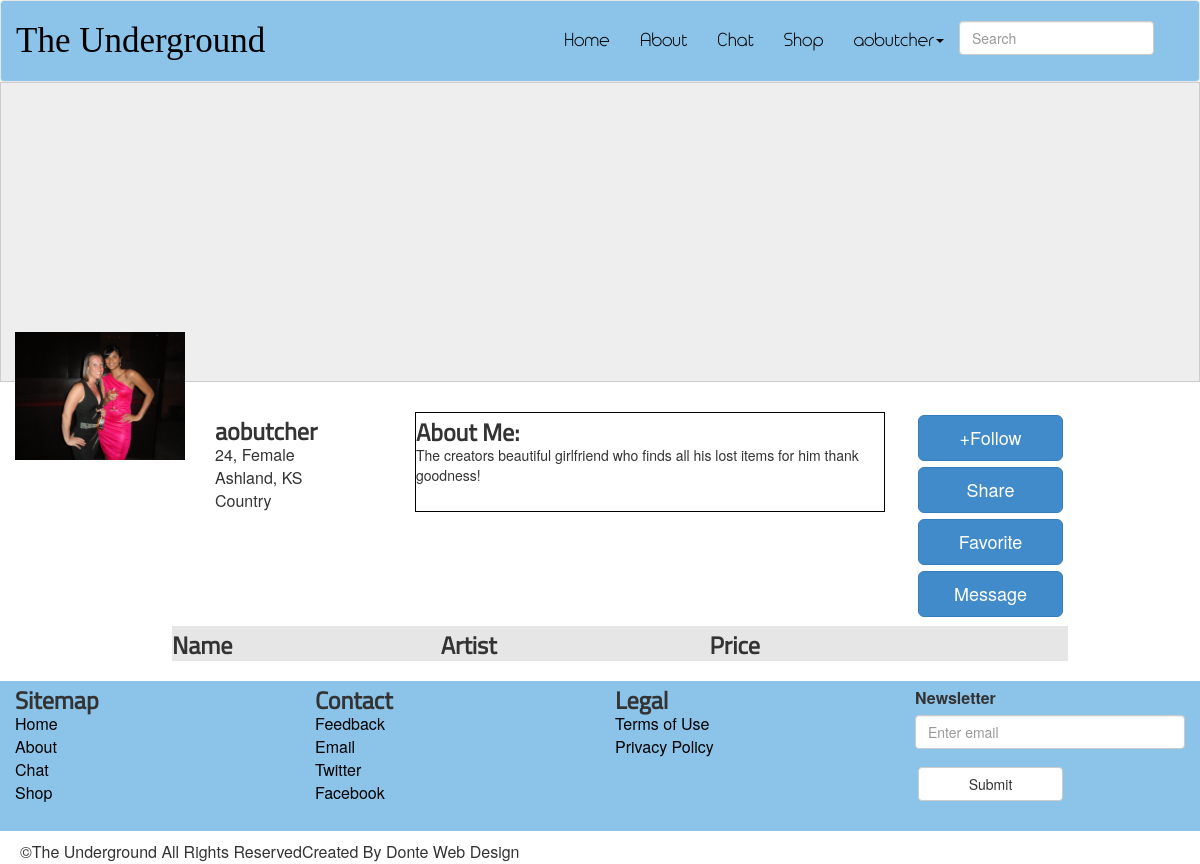
Page /shop.php (signed in) on the committed database.
### tables this page shows
CREATE TABLE `Users` (
  `userid` int(11) NOT NULL AUTO_INCREMENT,
  `username` varchar(15) NOT NULL,
  `password` varchar(20) NOT NULL,
  `email` varchar(30) NOT NULL,
  `realname` varchar(60) DEFAULT NULL,
  `age` int(3) DEFAULT NULL,
  `sex` varchar(8) DEFAULT NULL,
  `location` varchar(80) DEFAULT NULL,
  `genre` varchar(20) DEFAULT NULL,
  `profileimg` varchar(130) DEFAULT 'images/user.png',
  `signupdate` date DEFAULT NULL,
  `lastonline` date DEFAULT NULL,
  `aboutme` varchar(1040) DEFAULT NULL,
  `acctType` varchar(10) NOT NULL,
  `comment` varchar(5000) DEFAULT NULL,
  `favoriteList` varchar(250) DEFAULT NULL,
  PRIMARY KEY (`userid`),
  UNIQUE KEY `userid` (`userid`)
);

### shop.php (the view, shortened to what this page needs)
<?php
	include_once 'connect_to_mysql.php';
	if(!empty($_SESSION['userid'])) {
		$userid = $_SESSION['userid'];
		$sql = "SELECT * FROM users WHERE userid=:userid";
		$query = $db->prepare( $sql );
		$query->execute( array( ':userid'=>$userid) );
		$results = $query->fetchAll( PDO::FETCH_ASSOC );
		foreach( $results as $row ){
			$username = $row[ 'username'];
			$age = $row[ 'age'];
			$sex = $row[ 'sex'];
			$location = $row[ 'location'];
			$genre = $row[ 'genre'];
			$profileimg = $row[ 'profileimg'];
			$aboutme = $row[ 'aboutme'];
		}
	}
	else if(empty($_SESSION)){
		header('location: index.php');
	}
?>
<html>
<html lang="en">
<head>
	<link rel="stylesheet" href="css/normalize.css">
	<link href="css/bootstrap.css" rel="stylesheet">
	<link rel="stylesheet" href="css/site.css">
	<link type="text/css" href="skin/jplayer.blue.monday.css" rel="stylesheet" />
</head>
<body>
<div class="wrapper">
	<?php include_once 'includes/header.php' ?>
	<section>
		 <div class="jumbotron crop about-img">
		 </div>
	</section>
	<section class="clear profile">
		<div class="col-md-2 profile-img">
				<img src=<?php echo($profileimg) ?>>
			</div>
			<div class="col-md-2">
				<ul>
					<li><h2><?php echo($username) ?></h2></li>
					<li><?php echo($age) ?>, <?php echo($sex) ?></li>
					<li><?php echo($location) ?></li>
					<li><?php echo($genre) ?></li>
				</ul>
			</div>
		<div class="col-md-5">
			<div class="profile-info">
				<h2>About Me:</h2><p> <?php echo($aboutme) ?>
				</p>
			</div>
		</div>
		<div class="col-md-3">
			<p>
				<button type="button" class="btn btn-primary btn-lg" id="followButton">+Follow</button>
				<button type="button" class="btn btn-primary btn-lg" id="shareButton">Share</button>
				<button type="button" class="btn btn-primary btn-lg" id="favoriteButton">Favorite</button>
				<button type="button" class="btn btn-primary btn-lg" id="messageButton">Message</button>
			</p>
		</div>
	</section>
	<section>
		<div class="col-md-12">
			<ol class="shop-list shop-section">
				<li>
					<div class="shop-name"><h2>Name</h2></div>
					<div class="shop-artist"><h2>Artist</h2></div>
					<div class="shop-price"><h2>Price</h2></div>
				</li>
			</ol>
		</div>
	</section>
	<?php include_once 'includes/footer.php'; ?>
</div>
</body>
</html>

### includes/header.php (shortened to what this page needs)
<header>
		<nav class="navbar navbar-default header-color" role="navigation">
		  <div class="container-fluid">
		    <div class="navbar-header">
		      <a class="navbar-brand logo" href="index.php">The Underground</a>
		    </div>
		    <div class="collapse navbar-collapse" id="bs-example-navbar-collapse-1">
		      <form class="navbar-form navbar-right" role="search">
		        <div class="form-group">
		          <input type="text" class="form-control" placeholder="Search" id="search">
		        </div>
		      </form>
		      <ul class="nav navbar-nav navbar-right">
		        <li><a href="index.php">Home</a></li>
		        <li><a href="about.php">About</a></li>
		        <li><a href="chat/index.php">Chat</a></li>
		        <li><a href="shop.php">Shop</a></li>
		        <?php
				if (!empty($_SESSION)) {
					echo('<li class="dropdown"><a href="profile.php" class="dropdown-toggle" data-toggle="dropdown">'.$username.'<b class="caret"></b></a>');
					echo<<<MENU
			          <ul class="dropdown-menu">
			          	<li><a href="profile.php">View Profile</a></li>
			            <li><a href="signup.php">Edit Profile</a></li>
			            <li><a href="music_upload.php">Music Upload</a></li>
			            <li><a href="logout.php">Logout</a></li>
			          </ul>
			          </li>
MENU;
				}else{
					echo('<li><a href="index.php">Login</a></li>');
				}
			?>
		      </ul>
		    </div>
		  </div>
		</nav>
	</header>

### css/site.css (style rules this page uses)
body { font: arial; width: 100%; font-size: 16px; }
.navbar-form { margin-top: 20px; }
.navbar-default .navbar-nav > li > a { color: #000; font-family:headerFont; font-size: 18px; margin-top: 15px; margin-bottom: 15px; }
.navbar-default .navbar-brand { color: #000; }
.header,.top-half,.bottom-half,,.subfooter { width: 95%; margin: 0 auto; }
.btn { width: 145px; margin: 3px; }
ol,ul { list-style-type: none; }
header,footer { position: relative; z-index: 100; }
header li { font-size: 28px; }
h2 { font-family:header2Font; font-weight: bold; font-size: 24px; margin-top: 6px; margin-bottom: 0; }
p { font-size: 14px; margin-bottom: 6px; }
a { color: #000; }
.clear { clear: both; }
.crop { float:left; overflow:hidden; border:1px solid #ccc; }
.jumbotron { width: 100%; margin-top: -20px; }
.about-img { height: 300px; }
.profile { height: 180px; }
.profile img { width: 100%; margin-top: -80px; }
.profile ul { padding: 0; }
.profile-info { height: 100px; border: 1px solid #000; overflow: hidden; }
.profile-img img { max-height: 100%; }
.artist-comment h2,p { float: left; }
.user-comment h2,p { float: right; }
.shop-section { padding-bottom: 20px; }
.shop-list { width: 80%; margin: 0 auto; }
.shop-list li:nth-child(odd) { height:35px; width: 100%; clear: both; background-color: #E6E6E6; }
.shop-name,.shop-artist,.shop-price { width: 30%; float: left; }
.logo { font-size: 35px; font-family:logoFont; margin-top: 15px; margin-bottom: 15px; }
.header-color { background-color:#8BC3E9; }

### rows in the picture
users: username "aobutcher", profileimg (picture), age "24", sex "Female", location "Ashland, KS", genre "Country", aboutme "The creators beautiful girlfriend who finds all his lost items for him thank goodness!"
